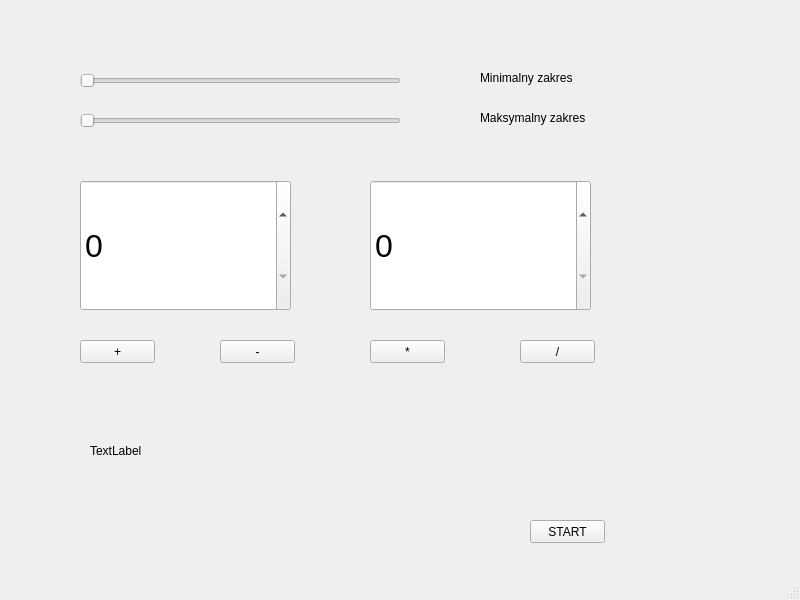
<?xml version="1.0" encoding="UTF-8"?>
<ui version="4.0">
 <class>MainWindow</class>
 <widget class="QMainWindow" name="MainWindow">
  <property name="geometry">
   <rect>
    <x>0</x>
    <y>0</y>
    <width>800</width>
    <height>600</height>
   </rect>
  </property>
  <property name="windowTitle">
   <string>MainWindow</string>
  </property>
  <widget class="QWidget" name="centralwidget">
   <widget class="QSlider" name="horizontalSlider">
    <property name="geometry">
     <rect>
      <x>80</x>
      <y>70</y>
      <width>321</width>
      <height>22</height>
     </rect>
    </property>
    <property name="minimum">
     <number>1</number>
    </property>
    <property name="maximum">
     <number>100</number>
    </property>
    <property name="orientation">
     <enum>Qt::Horizontal</enum>
    </property>
   </widget>
   <widget class="QSlider" name="horizontalSlider_2">
    <property name="geometry">
     <rect>
      <x>80</x>
      <y>110</y>
      <width>321</width>
      <height>22</height>
     </rect>
    </property>
    <property name="minimum">
     <number>1</number>
    </property>
    <property name="maximum">
     <number>100</number>
    </property>
    <property name="orientation">
     <enum>Qt::Horizontal</enum>
    </property>
   </widget>
   <widget class="QSpinBox" name="spinBox">
    <property name="geometry">
     <rect>
      <x>80</x>
      <y>180</y>
      <width>211</width>
      <height>131</height>
     </rect>
    </property>
    <property name="font">
     <font>
      <pointsize>24</pointsize>
     </font>
    </property>
   </widget>
   <widget class="QSpinBox" name="spinBox_2">
    <property name="geometry">
     <rect>
      <x>370</x>
      <y>180</y>
      <width>221</width>
      <height>131</height>
     </rect>
    </property>
    <property name="font">
     <font>
      <pointsize>24</pointsize>
     </font>
    </property>
   </widget>
   <widget class="QPushButton" name="p1">
    <property name="geometry">
     <rect>
      <x>80</x>
      <y>340</y>
      <width>75</width>
      <height>23</height>
     </rect>
    </property>
    <property name="text">
     <string>+</string>
    </property>
   </widget>
   <widget class="QPushButton" name="p2">
    <property name="geometry">
     <rect>
      <x>220</x>
      <y>340</y>
      <width>75</width>
      <height>23</height>
     </rect>
    </property>
    <property name="text">
     <string>-</string>
    </property>
   </widget>
   <widget class="QPushButton" name="p3">
    <property name="geometry">
     <rect>
      <x>370</x>
      <y>340</y>
      <width>75</width>
      <height>23</height>
     </rect>
    </property>
    <property name="text">
     <string>*</string>
    </property>
   </widget>
   <widget class="QPushButton" name="p4">
    <property name="geometry">
     <rect>
      <x>520</x>
      <y>340</y>
      <width>75</width>
      <height>23</height>
     </rect>
    </property>
    <property name="text">
     <string>/</string>
    </property>
   </widget>
   <widget class="QLabel" name="label">
    <property name="geometry">
     <rect>
      <x>90</x>
      <y>410</y>
      <width>241</width>
      <height>81</height>
     </rect>
    </property>
    <property name="text">
     <string>TextLabel</string>
    </property>
   </widget>
   <widget class="QLabel" name="label_2">
    <property name="geometry">
     <rect>
      <x>480</x>
      <y>70</y>
      <width>111</width>
      <height>16</height>
     </rect>
    </property>
    <property name="text">
     <string>Minimalny zakres</string>
    </property>
   </widget>
   <widget class="QLabel" name="label_3">
    <property name="geometry">
     <rect>
      <x>480</x>
      <y>110</y>
      <width>111</width>
      <height>16</height>
     </rect>
    </property>
    <property name="text">
     <string>Maksymalny zakres</string>
    </property>
   </widget>
   <widget class="QPushButton" name="p_start">
    <property name="geometry">
     <rect>
      <x>530</x>
      <y>520</y>
      <width>75</width>
      <height>23</height>
     </rect>
    </property>
    <property name="text">
     <string>START</string>
    </property>
   </widget>
  </widget>
  <widget class="QMenuBar" name="menubar">
   <property name="geometry">
    <rect>
     <x>0</x>
     <y>0</y>
     <width>800</width>
     <height>21</height>
    </rect>
   </property>
  </widget>
  <widget class="QStatusBar" name="statusbar"/>
 </widget>
 <resources/>
 <connections>
  <connection>
   <sender>horizontalSlider</sender>
   <signal>valueChanged(int)</signal>
   <receiver>spinBox</receiver>
   <slot>setValue(int)</slot>
   <hints>
    <hint type="sourcelabel">
     <x>115</x>
     <y>101</y>
    </hint>
    <hint type="destinationlabel">
     <x>154</x>
     <y>261</y>
    </hint>
   </hints>
  </connection>
  <connection>
   <sender>horizontalSlider_2</sender>
   <signal>valueChanged(int)</signal>
   <receiver>spinBox_2</receiver>
   <slot>setValue(int)</slot>
   <hints>
    <hint type="sourcelabel">
     <x>346</x>
     <y>144</y>
    </hint>
    <hint type="destinationlabel">
     <x>429</x>
     <y>244</y>
    </hint>
   </hints>
  </connection>
 </connections>
</ui>
